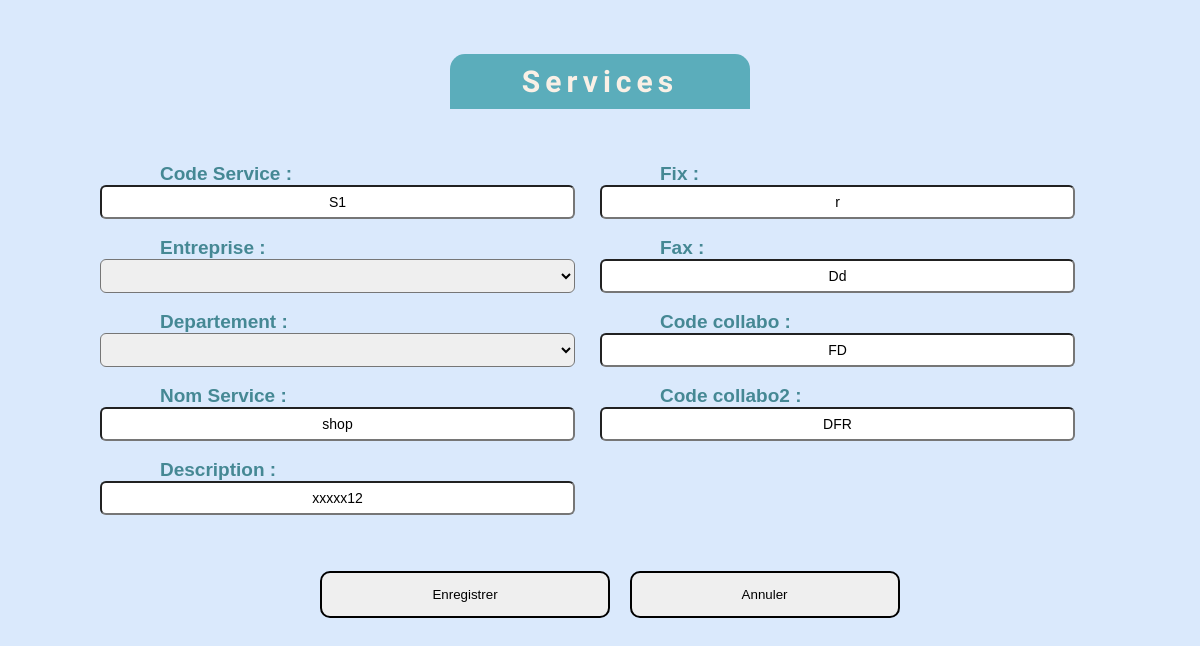
Screenshot of /Pages/edit_services.php?codeSrv=S1 with the database file from the repository.
### tables this page shows
create table Services
(
    codeSrv varchar(20) primary key not null,
    CodeEntrFK varchar(20) null,
    CodeDepFK varchar(20) null,
    NomSrv varchar(80) not null,
    _description varchar(255),
    fix varchar(15),
    fax varchar(15),
    codeCDFK1 varchar(20) null,
    codeCDFK2 varchar(20) null
);

### MyLibrery/connection.php (called while the page is built, shortened)
<?php
function ExecuteReader($pdo,$req)
{
    return $pdo->query($req);
}
?>

### Pages/edit_services.php (the view, shortened to what this page needs)
<?php
require_once("../MyLibrery/connection.php");
$codeSrv="";
$NomSrv="";
$_description="";
$fix="";
$fax="";
$codeCDFK1="";
$codeCDFK2="";
    if(isset($_GET['codeSrv']))
    {
        $codeSrv=$_GET['codeSrv'];
        if(!empty($codeSrv)){
            $dr_mod=ExecuteReader($cnx,"select * from Services where codeSrv='$codeSrv'");
            $data=$dr_mod->fetchAll();
            $codeSrv=$data[0]['codeSrv'];
            $NomSrv=$data[0]['NomSrv'];
            $_description=$data[0]['_description'];
            $fix=$data[0]['fix'];
            $fax=$data[0]['fax'];
            $codeCDFK1=$data[0]['codeCDFK1'];
            $codeCDFK2=$data[0]['codeCDFK2'];
        }
    }
    if(isset($_GET) && count($_GET)>0)
    {
        if(isset($_GET['codeSrv']))
        {
            $codeSrv=$_GET['codeSrv'];
        }
}
?>
<link rel="stylesheet" href="../css/style_Gestion.css">
<link rel="stylesheet" href="../css/style1.css">
<form action="edit_services.php" method="get" id="frm1">
    <fieldset>
        <legend class="entr">Services</legend><br><br><br>
        <div class="Global">
        <div class="col1" >
        <label>Code Service : </label>
        <input type='text' name='codeSrv' placeholder="entrer Code Service" value="<?php echo($codeSrv); ?>" readonly="true"><br><br>
        <label>Entreprise :</label>
        <select name="CodeEntrFK" id="sel" >
        </select>
        <br><br>
        <label>Departement :</label>
        <select name="CodeDepFK" id="sel2" >
        </select>
        <br><br>
        <label>Nom Service :</label><br>
        <input type= 'text' name='NomSrv' placeholder="entrer Nom Service" value="<?php echo($NomSrv); ?>" ><br><br>
        <label>Description :</label>
        <input type= 'text' name='_description' placeholder="entrer Description" value="<?php echo($_description); ?>"><br><br>
        </div>
        <div class="col2">
        <label>Fix :</label>
        <input type= 'text' name='fix' placeholder="entrer Fix" value="<?php echo($fix); ?>"><br><br>
        <label>Fax :</label>
        <input type= 'text' name='fax' placeholder="entrer fax" value="<?php echo($fax); ?>"><br><br>
        <label>Code collabo :</label>
        <input type= 'text' name='codeCDFK1' placeholder="entrer un collabo" value="<?php echo($codeCDFK1); ?>"><br><br>
        <label>Code collabo2 :</label>
        <input type= 'text' name='codeCDFK2' placeholder="entrer un collabo2" value="<?php echo($codeCDFK2); ?>"><br><br>
        </div>
        </div><br>
        <div class="div_butt">
        <input id="btnAdd" type="submit" name="add" value="Enregistrer" >
        <input id="btnAnnuler" type="submit" name="add" value="Annuler" >
        </div>
        <br>
        </fieldset>
        </form>
        </body>
        </html>

### css/style_Gestion.css (style rules this page uses)
* { margin: 0px; padding: 0px; }
.entr { user-select: none; font-family: "Great Vibes", cursive; letter-spacing: 5px; width: 300px; font-size: 30px; margin: auto; background-color: rgb(91, 173, 187); padding: 10px 0px 10px 0px; text-align: center; border-radius: 15px 15px 0px 0px; font-weight: bold; color: linen; }
fieldset { border: none; }
label { user-select: none; margin-left: 60px; margin-top:70px ; width: 150px; color: black; font-size: 19px; font-weight: 800; }
input[type=submit] { display: block; margin: 20px 0px 0px 20px ; text-align: center; border-radius: 10px; border: 2px solid; padding: 14px 110px ; outline: none; cursor: pointer; }
input[placeholder] { text-align: center; }
input[type=text] { line-height :30px; border-radius: 6px; font-size: 14px; }
.col1 { width: 500px; clear: both; }
.col1 input[type=text] { width: 95%; clear: both; }
.col2 { width: 500px; clear: both; }
.col2 input[type=text] { width: 95%; clear: both; }
label { color: rgb(69, 136, 148); }
.Global { display: flex; flex-direction: row; justify-content: center; width: 100%; }
.div_butt { display: flex; flex-direction: row; justify-content: center; }

### css/style1.css (style rules this page uses)
* { padding: 0px; margin: 0px; box-sizing: border-box; }

### Pages/edit_services.php (style rules this page uses)
#sel { height:34px ; line-height :30px; border-radius: 6px; font-size: 14px; width: 95%; clear: both; }
#sel2 { height:34px ; line-height :30px; border-radius: 6px; font-size: 14px; width: 95%; clear: both; }

### rows the page displays
services: NomSrv "shop", _description "xxxxx12", fix "r", fax "Dd", codeCDFK1 "FD", codeCDFK2 "DFR"
